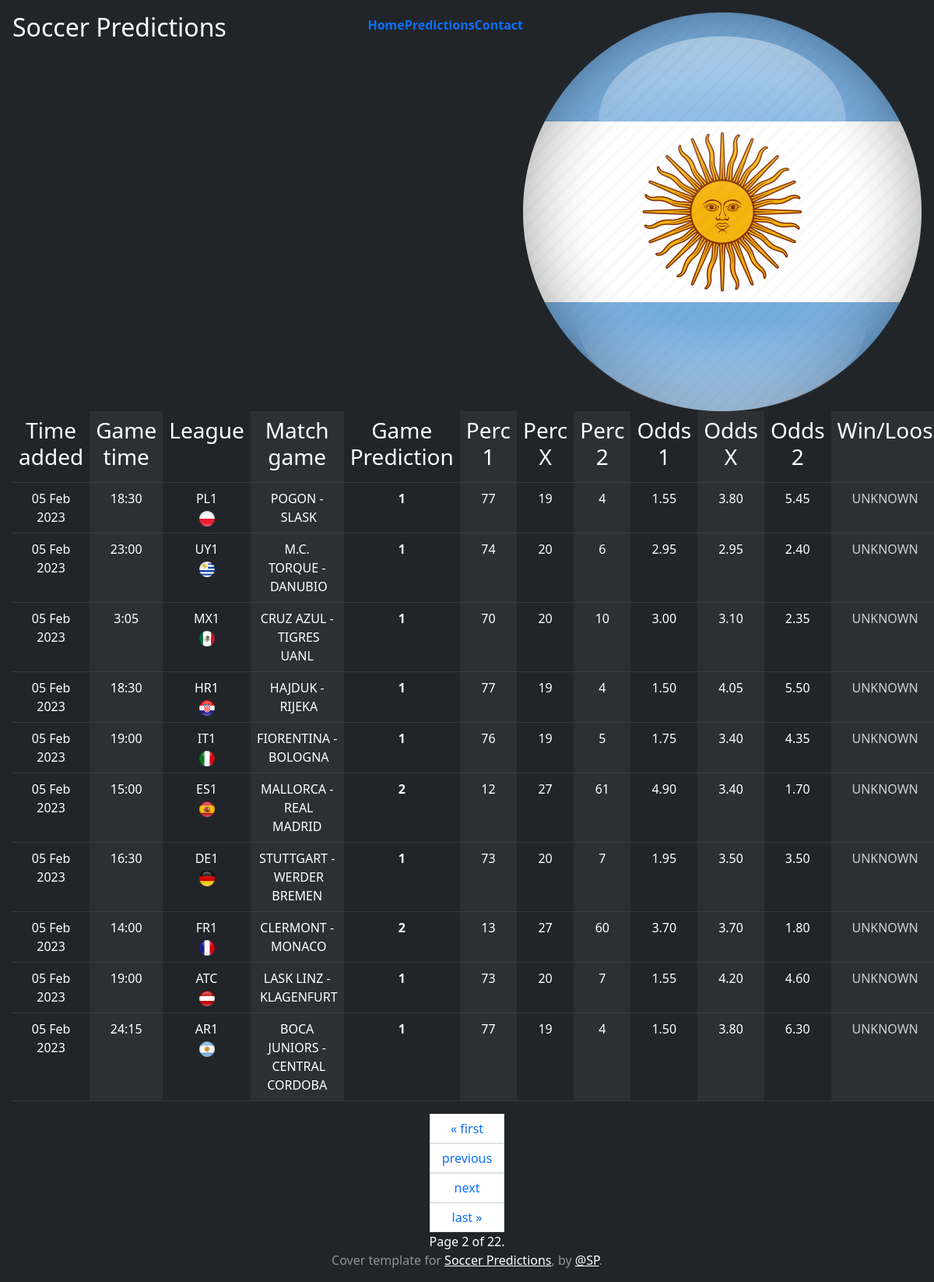
The page /predictions/?page=2 on the database its author committed.
### soccer_prediction/predictions/models.py (models this page shows)
class MatchGamePrediction(models.Model):
    league = models.CharField(max_length=10)
    time = models.CharField(max_length=10)
    match_game = models.CharField(max_length=30)
    prediction_for_1 = models.PositiveIntegerField()
    prediction_for_x = models.PositiveIntegerField()
    prediction_for_2 = models.PositiveIntegerField()
    general_prediction = models.CharField(max_length=10)
    odds_1 = models.CharField(max_length=10)
    odds_X = models.CharField(max_length=10)
    odds_2 = models.CharField(max_length=10)
    general_prediction_and_outcome = models.CharField(max_length=10, default="UNKNOWN")
    time_added = models.DateTimeField(auto_now_add=True)
    class Meta:
        ordering = ["-time_added", "time", ]

### soccer_prediction/predictions/views.py (the view)
# urls.py: path('predictions/', PredictionsListView.as_view(), name='predictions'),
class PredictionsListView(ListView):
    paginate_by = 10
    model = MatchGamePrediction
    template_name = 'predictions.html'
    def get_paginated_matches(self):
        page = self.request.GET.get('page', 1)
        now = timezone.now()
        match_game_prediction = MatchGamePrediction.objects.all()
        paginator = Paginator(match_game_prediction, self.paginate_by)
        return paginator.get_page(page)
    def get_context_data(self, **kwargs):
        context = super().get_context_data(**kwargs)
        context['match_game_prediction'] = self.get_paginated_matches()
        return context

### templates/predictions.html (shortened to what this page needs)
{% extends 'base.html' %}
{% load static %}
{% block page_content %}
    {% load tz %}
    <body>
    <table class="table table-dark table-striped-columns">
        <tr>
            <td><h3>Time added</h3></td>
            <td><h3>Game time</h3></td>
            <td><h3>League</h3></td>
            <td><h3>Match game</h3></td>
            <td><h3>Game Prediction</h3></td>
            <td><h3>Perc 1</h3></td>
            <td><h3>Perc X</h3></td>
            <td><h3>Perc 2</h3></td>
            <td><h3>Odds 1</h3></td>
            <td><h3>Odds X</h3></td>
            <td><h3>Odds 2</h3></td>
            <td><h3>Win/Loos</h3></td>
        </tr>
        {% for game in match_game_prediction %}
            <tr>
            <td>{{ game.time_added|date:"d M Y" }}</td>
            <td>{{ game.time }}</td>
            <td>{{ game.league }}<br>
                {% if game.league == "ENL" or game.league == "ENP" or game.league == "ENF" or game.league == "ENB" or game.league == "ENC" or game.league == "EN1" or game.league == "EN2" %}
                    <img class="flag" src={% static 'img/eng_flag.png' %} style="width: 20px" alt="flag">
                {% elif game.league == "ES1" or game.league == "ES2" or game.league == "ESC" or game.league == "ESS" %}
                    <img src={% static 'img/spain_flag.png' %} width="20" height="20" alt="flag">
                {% elif game.league == "PT1" or game.league == "PT2" or game.league == "PTC" %}
                    <img src={% static 'img/portugal_flag.png' %} width="20" height="20" alt="flag">
                {% elif game.league == "IT1" or game.league == "IT2" or game.league == "ITC" %}
                    <img src={% static 'img/italy_flag.png' %} width="20" height="20" alt="flag">
                {% elif game.league == "NL1" or game.league == "NL2" or game.league == "NLC" %}
                    <img src={% static 'img/netherland_flag.png' %} width="20" height="20" alt="flag">
                {% elif game.league == "BE1" or game.league == "BE2" or game.league == "BEC" %}
                    <img src={% static 'img/belgium_flag.png' %} width="20" height="20" alt="flag">
                {% elif game.league == "FR1" or game.league == "FR2" or game.league == "FRC" %}
                    <img src={% static 'img/france_flag.png' %} width="20" height="20" alt="flag">
                {% elif game.league == "IL1" or game.league == "IL2" or game.league == "ILC" %}
                    <img src={% static 'img/israel_flag.png' %} width="20" height="20" alt="flag">
                {% elif game.league == "GR1" or game.league == "GR2" or game.league == "GRC" %}
                    <img src={% static 'img/greece_flag.png' %} width="20" height="20" alt="flag">
                {% elif game.league == "MX1" or game.league == "MX2" or game.league == "MXC" %}
                    <img src={% static 'img/mexico_flag.png' %} width="20" height="20" alt="flag">
                {% elif game.league == "TR1" or game.league == "TR2" or game.league == "TRC" %}
                    <img src={% static 'img/turkey_flag.png' %} width="20" height="20" alt="flag">
                {% elif game.league == "SCL" or game.league == "SCP" or game.league == "SCF" or game.league == "SCB" or game.league == "SCC" or game.league == "SC1" or game.league == "SC2" %}
                    <img src={% static 'img/scotland_flag.png' %} width="20" height="20" alt="flag">
                {% elif game.league == "CYC" or game.league == "CY1" or game.league == "CY2" %}
                    <img src={% static 'img/cyprus_flag.png' %} width="20" height="20" alt="flag">
                {% elif game.league == "ZAC" or game.league == "ZA1" or game.league == "ZA2" %}
                    <img src={% static 'img/rsa_flag.png' %} width="20" height="20" alt="flag">
                {% elif game.league == "CHC" or game.league == "CH1" or game.league == "CH2" %}
                    <img src={% static 'img/switzerland_flag.png' %} width="20" height="20" alt="flag">
                {% elif game.league == "DEC" or game.league == "DE1" or game.league == "DE2" %}
                    <img src={% static 'img/germany_flag.png' %} width="20" height="20" alt="flag">
                {% elif game.league == "ROC" or game.league == "RO1" or game.league == "RO2" %}
                    <img src={% static 'img/romania_flag.png' %} width="20" height="20" alt="flag">
                {% elif game.league == "CLC" or game.league == "CL1" or game.league == "CL2" %}
                    <img src={% static 'img/chili_flag.png' %} width="20" height="20" alt="flag">
                {% elif game.league == "THC" or game.league == "TH1" or game.league == "TH2" %}
                    <img src={% static 'img/thailand_flag.png' %} width="20" height="20" alt="flag">
                {% elif game.league == "HUC" or game.league == "HU1" or game.league == "HU2" %}
                    <img src={% static 'img/hungary_flag.png' %} width="20" height="20" alt="flag">
                {% elif game.league == "ARC" or game.league == "AR1" or game.league == "AR2" %}
                    <img src={% static 'img/argentina_flag.png' %} width="20" height="20" alt="flag">
                {% elif game.league == "COC" or game.league == "CO1" or game.league == "CO2" %}
                    <img src={% static 'img/columbia_flag.png' %} width="20" height="20" alt="flag">
                {% elif game.league == "HRC" or game.league == "HR1" or game.league == "HR2" %}
                    <img src={% static 'img/croatia2_flag.png' %} width="20" height="20" alt="flag">
                {% elif game.league == "PLC" or game.league == "PL1" or game.league == "PL2" %}
                    <img src={% static 'img/poland_flag.png' %} width="20" height="20" alt="flag">
                {% elif game.league == "CZC" or game.league == "CZ1" or game.league == "CZ2" %}
                    <img src={% static 'img/czech_flag.png' %} width="20" height="20" alt="flag">
                {% elif game.league == "ATC" or game.league == "АТ1" or game.league == "АТ2" %}
                    <img src={% static 'img/austria_flag.png' %} width="20" height="20" alt="flag">
                {% elif game.league == "UYC" or game.league == "UY1" or game.league == "UY2" %}
                    <img src={% static 'img/uruguay_flag.png' %} width="20" height="20" alt="flag">
                {% elif game.league == "RSC" or game.league == "RS1" or game.league == "RS2" %}
                    <img src={% static 'img/serbia_flag.png' %} width="20" height="20" alt="flag">
                {% elif game.league == "BGC" or game.league == "BG1" or game.league == "BG2" %}
                    <img src={% static 'img/bulgaria_flag.png' %} width="20" height="20" alt="flag">
                    <img src={% static 'img/serbia_flag.png' %} width="20" height="20" alt="flag">
                {% elif game.league == "SWC" or game.league == "SW1" or game.league == "SW2" %}
                    <img src={% static 'img/sweden_flag.png' %} width="20" height="20" alt="flag">
                {% else %}
                    <img src={% static 'img/football_flag.png' %} width="20" height="20" alt="flag">
                {% endif %}
            </td>
            <td>{{ game.match_game }}</td>
            <td><b>{{ game.general_prediction }}</b></td>
            <td>{{ game.prediction_for_1 }}</td>
            <td>{{ game.prediction_for_x }}</td>
            <td>{{ game.prediction_for_2 }}</td>
            <td>{{ game.odds_1|floatformat:2 }}</td>
            <td>{{ game.odds_X|floatformat:2 }}</td>
            <td>{{ game.odds_2|floatformat:2 }}</td>
            <td>
                {% if game.general_prediction_and_outcome == "WIN" %}
                    <p style="color:#28B463">WIN</p>
                {% elif game.general_prediction_and_outcome == "LOOSE" %}
                    <p style="color:#FF0000">LOOSE</p>
                {% elif game.general_prediction_and_outcome == "UNKNOWN" %}
                    <p style="color:#CCD1D1">UNKNOWN</p>
                {% endif %}
            </td>
        {% endfor %}
        </tr>
    </table>
    <nav aria-label="Page navigation example">
        <div class="pagination justify-content-center">
    <span>
        {% if match_game_prediction.has_previous %}
            <a class="page-link" href="?page=1">&laquo; first</a>
            <a class="page-link" href="?page={{ match_game_prediction.previous_page_number }}">previous</a>
        {% endif %}
        {% if page_obj.has_next %}
            <a class="page-link" href="?page={{ match_game_prediction.next_page_number }}">next</a>
            <a class="page-link" href="?page={{ match_game_prediction.paginator.num_pages }}">last &raquo;</a>
        {% endif %}
        <span class="page-item">
            Page {{ match_game_prediction.number }} of {{ match_game_prediction.paginator.num_pages }}.
        </span>
    </span>
        </div>
    </nav>
    </body>
{% endblock %}

### rows shown on the page
MatchGamePrediction: time_added "05 Feb 2023", time "18:30", league "PL1", match_game "POGON - SLASK", general_prediction "1", prediction_for_1 "77", prediction_for_x "19", prediction_for_2 "4", odds_1 "1.55", odds_X "3.80", odds_2 "5.45", general_prediction_and_outcome "UNKNOWN"
MatchGamePrediction: time_added "05 Feb 2023", time "23:00", league "UY1", match_game "M.C. TORQUE - DANUBIO", general_prediction "1", prediction_for_1 "74", prediction_for_x "20", prediction_for_2 "6", odds_1 "2.95", odds_X "2.95", odds_2 "2.40", general_prediction_and_outcome "UNKNOWN"
MatchGamePrediction: time_added "05 Feb 2023", time "3:05", league "MX1", match_game "CRUZ AZUL - TIGRES UANL", general_prediction "1", prediction_for_1 "70", prediction_for_x "20", prediction_for_2 "10", odds_1 "3.00", odds_X "3.10", odds_2 "2.35", general_prediction_and_outcome "UNKNOWN"
MatchGamePrediction: time_added "05 Feb 2023", time "18:30", league "HR1", match_game "HAJDUK - RIJEKA", general_prediction "1", prediction_for_1 "77", prediction_for_x "19", prediction_for_2 "4", odds_1 "1.50", odds_X "4.05", odds_2 "5.50", general_prediction_and_outcome "UNKNOWN"
MatchGamePrediction: time_added "05 Feb 2023", time "19:00", league "IT1", match_game "FIORENTINA - BOLOGNA", general_prediction "1", prediction_for_1 "76", prediction_for_x "19", prediction_for_2 "5", odds_1 "1.75", odds_X "3.40", odds_2 "4.35", general_prediction_and_outcome "UNKNOWN"
MatchGamePrediction: time_added "05 Feb 2023", time "15:00", league "ES1", match_game "MALLORCA - REAL MADRID", general_prediction "2", prediction_for_1 "12", prediction_for_x "27", prediction_for_2 "61", odds_1 "4.90", odds_X "3.40", odds_2 "1.70", general_prediction_and_outcome "UNKNOWN"
MatchGamePrediction: time_added "05 Feb 2023", time "16:30", league "DE1", match_game "STUTTGART - WERDER BREMEN", general_prediction "1", prediction_for_1 "73", prediction_for_x "20", prediction_for_2 "7", odds_1 "1.95", odds_X "3.50", odds_2 "3.50", general_prediction_and_outcome "UNKNOWN"
MatchGamePrediction: time_added "05 Feb 2023", time "14:00", league "FR1", match_game "CLERMONT - MONACO", general_prediction "2", prediction_for_1 "13", prediction_for_x "27", prediction_for_2 "60", odds_1 "3.70", odds_X "3.70", odds_2 "1.80", general_prediction_and_outcome "UNKNOWN"
MatchGamePrediction: time_added "05 Feb 2023", time "19:00", league "ATC", match_game "LASK LINZ - KLAGENFURT", general_prediction "1", prediction_for_1 "73", prediction_for_x "20", prediction_for_2 "7", odds_1 "1.55", odds_X "4.20", odds_2 "4.60", general_prediction_and_outcome "UNKNOWN"
MatchGamePrediction: time_added "05 Feb 2023", time "24:15", league "AR1", match_game "BOCA JUNIORS - CENTRAL CORDOBA", general_prediction "1", prediction_for_1 "77", prediction_for_x "19", prediction_for_2 "4", odds_1 "1.50", odds_X "3.80", odds_2 "6.30", general_prediction_and_outcome "UNKNOWN"

### other values the page prints
{{ match_game_prediction.number }} "2"
{{ match_game_prediction.paginator.num_pages }} "22"
